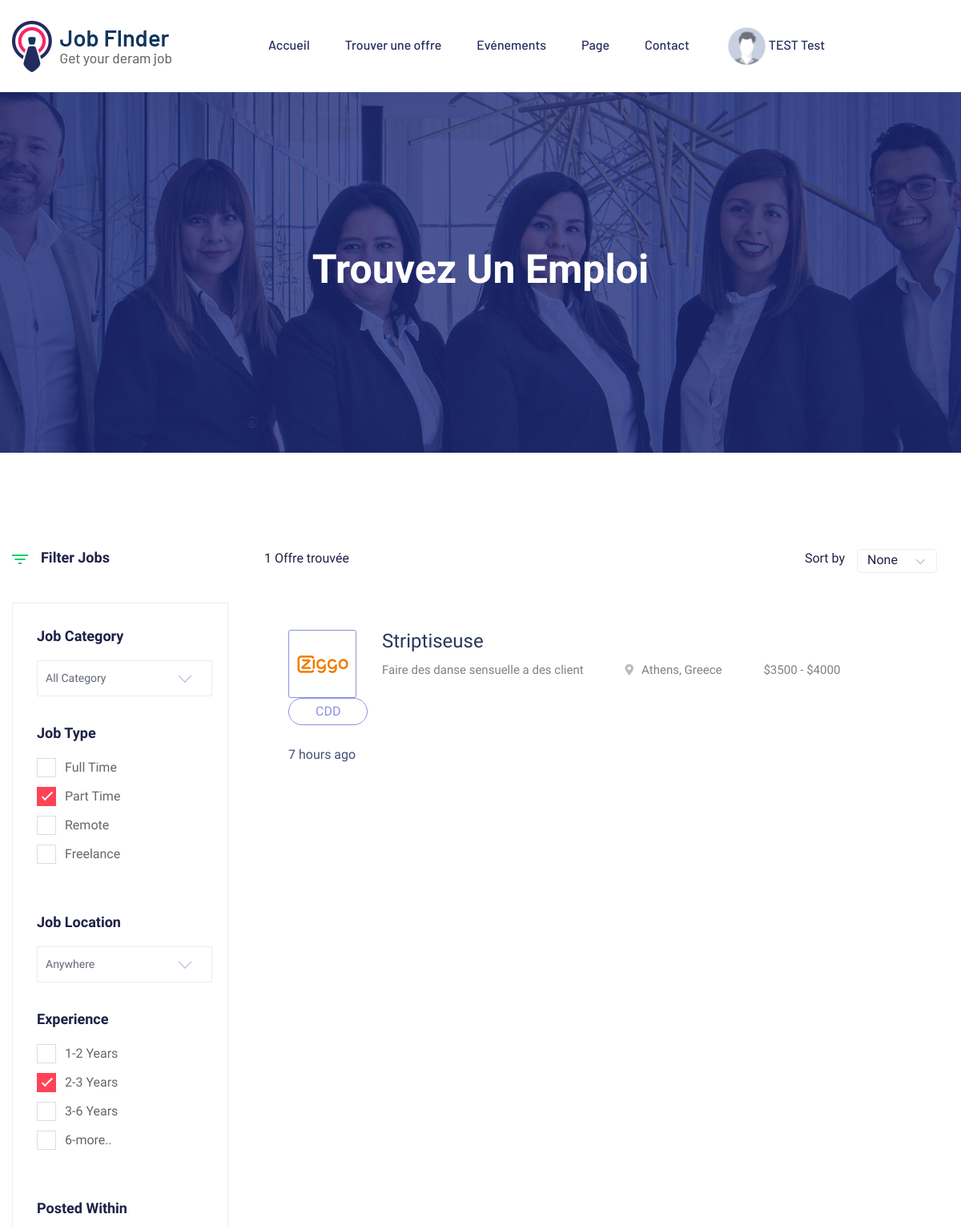
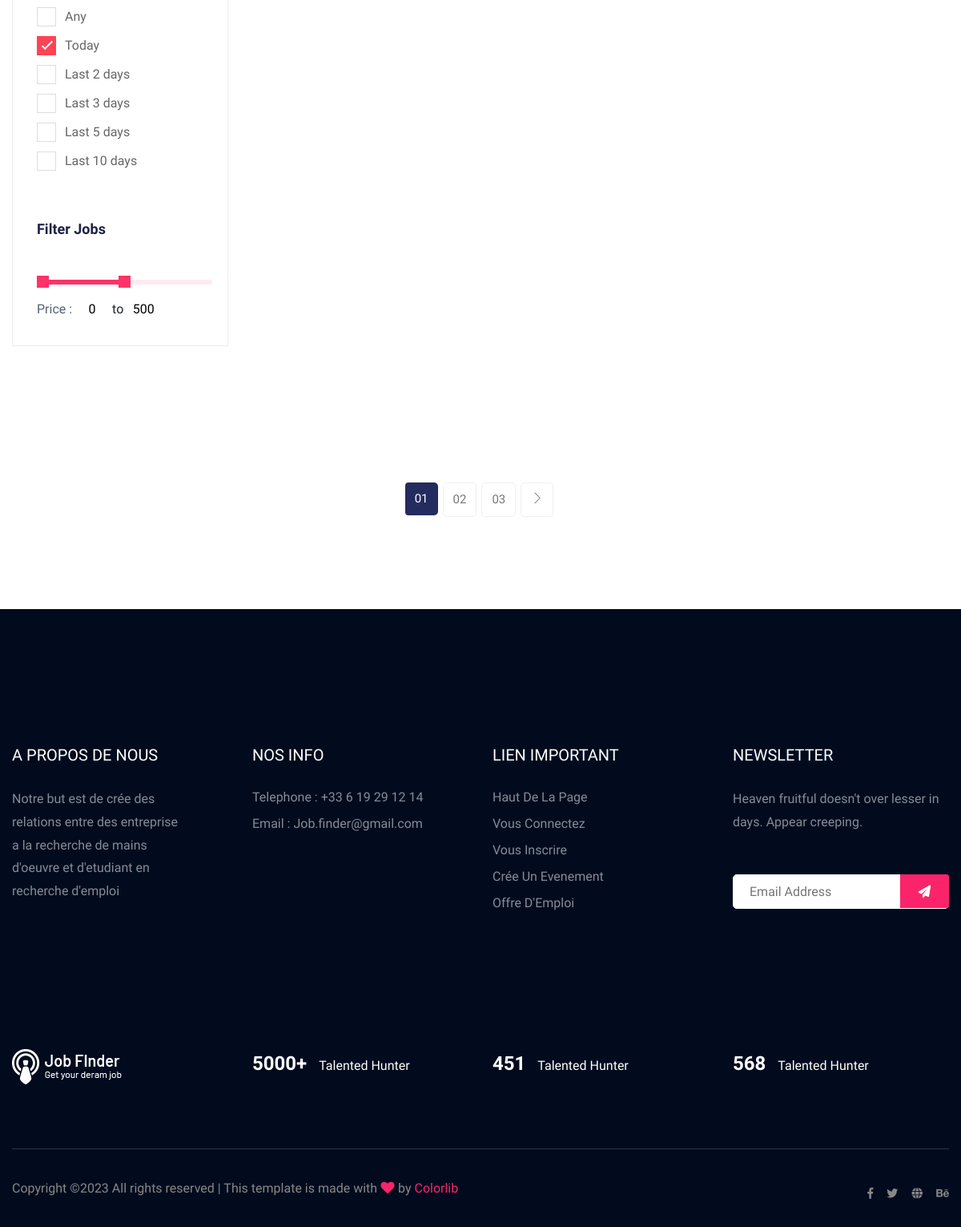
The app's page /job_listing.php (signed in) with its own data (2 pictures, top to bottom).
### tables this page shows
CREATE TABLE IF NOT EXISTS `offre` (
                                       `id_offre` int(11) NOT NULL AUTO_INCREMENT,
                                       `titre_offre` varchar(250) NOT NULL,
                                       `description` varchar(220) NOT NULL,
                                       `date_publication` datetime NOT NULL DEFAULT CURRENT_TIMESTAMP,
                                       `type_contrat` varchar(200) NOT NULL,
                                       `dure_contrat` int(200) DEFAULT NULL,
                                       `pourvue` bit(1) DEFAULT b'0',
                                       `valider` tinyint(1) DEFAULT NULL,
                                       `ref_utilisateur` int(11) DEFAULT NULL,
                                       PRIMARY KEY (`id_offre`),
                                       KEY `fk_offre_utilisateur` (`ref_utilisateur`)
);

### job_listing.php (the view, shortened to what the rows shown need)
<?php
require_once 'class/Offre.php';
require_once 'class/Bdd.php';
$bdd = new Bdd();
$offre = new Offre(array());
$offrevalider = $offre->GetOffre($bdd);
?>
<!doctype html>
<html class="no-js" lang="zxx">
    <head>
            <link rel="stylesheet" href="assets/css/bootstrap.min.css">
            <link rel="stylesheet" href="assets/css/owl.carousel.min.css">
            <link rel="stylesheet" href="assets/css/price_rangs.css">
            <link rel="stylesheet" href="assets/css/flaticon.css">
            <link rel="stylesheet" href="assets/css/slicknav.css">
            <link rel="stylesheet" href="assets/css/animate.min.css">
            <link rel="stylesheet" href="assets/css/magnific-popup.css">
            <link rel="stylesheet" href="assets/css/fontawesome-all.min.css">
            <link rel="stylesheet" href="assets/css/themify-icons.css">
            <link rel="stylesheet" href="assets/css/slick.css">
            <link rel="stylesheet" href="assets/css/nice-select.css">
            <link rel="stylesheet" href="assets/css/style.css">
   </head>
   <body>
    <main>
        <div class="slider-area ">
            <div class="single-slider section-overly slider-height2 d-flex align-items-center" data-background="assets/img/hero/about.jpg">
                <div class="container">
                    <div class="row">
                        <div class="col-xl-12">
                            <div class="hero-cap text-center">
                                <h2>Trouvez un emploi</h2>
                            </div>
                        </div>
                    </div>
                </div>
            </div>
        </div>
        <div class="job-listing-area pt-120 pb-120">
            <div class="container">
                <div class="row">
                    <div class="col-xl-9 col-lg-9 col-md-8">
                        <section class="featured-job-area">
                            <div class="container">
                                <?php foreach ($offrevalider as $value):?>
                                    <div class='single-job-items mb-30'>
                                    <div class='job-items'>
                                        <div class='company-img'>
                                            <a href='#'><img src='assets/img/icon/job-list1.png' alt=''></a>
                                        </div>
                                        <div class='job-tittle job-tittle2'>
                                            <a href='#'>
                                                <h4><?= $value['titre_offre']?></h4>
                                            </a>
                                            <ul>
                                                <li><?=$value ['description']?></li>
                                                <li><i class='fas fa-map-marker-alt'></i>Athens, Greece</li>
                                                <li>$3500 - $4000</li>
                                            </ul>
                                        </div>
                                    </div>
                                    <div class='items-link items-link2 f-right'>
                                        <a type='submit' href='job_details.php?id=<?=$value['id_offre']?>'><?=$value['type_contrat']?></a>
                                        <span>7 hours ago</span>
                                    </div>
                                </div>
                                <?php endforeach;?>
                            </div>
                        </section>
                    </div>
                </div>
            </div>
        </div>
    </main>
    </body>
</html>

### records on screen
offre: titre_offre "Striptiseuse", description "Faire des danse sensuelle a des client", type_contrat "CDD"

### other values on screen
$_SESSION['nom'] "TEST"
$_SESSION['prenom'] "Test"
$nombreoffre[0] "1"
